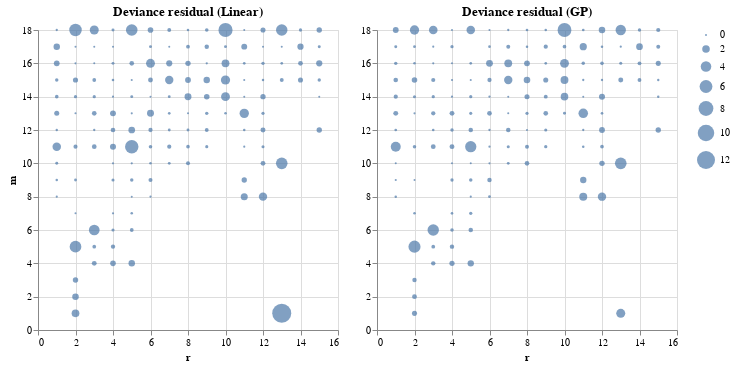

Notebook source saved alongside this figure:
### Code cell
scatter_gp = alt.Chart(data_long, title="Deviance residual (GP)").mark_circle().encode(
    x = alt.X('r'),
    y = alt.Y('m', title=""),
    size=alt.Size('gp_dev', title=""),
    #size = alt.Size('gp_latent', scale=alt.Scale(domain=[1.0, 10.0])),
    tooltip=['gp_latent', 'linear_latent']
).properties(
    height = 300,
    width=300
)

scatter_lin = alt.Chart(data_long, title="Deviance residual (Linear)").mark_circle().encode(
    x = alt.X('r'),
    y = alt.Y('m'),
    size=alt.Size('lin_dev', title=""),
    tooltip=['gp_latent', 'linear_latent']
).properties(
    height = 300,
    width=300
)


scatter_lin | scatter_gp

### Figure 1 — Vega-Lite specification as saved in the notebook (floating-point values rounded to 4 significant figures; data arrays with more than 128 entries replaced by an {"elided": "..."} marker saying what was removed)
{"$schema": "https://vega.github.io/schema/vega-lite/v2.6.0.json", "config": {"view": {"height": 300, "width": 400}}, "datasets": {"data-1799e79ca1ec968b0b07682fdbe2791a": {"elided": "270 records"}}, "hconcat": [{"data": {"name": "data-1799e79ca1ec968b0b07682fdbe2791a"}, "encoding": {"size": {"field": "lin_dev", "title": "", "type": "quantitative"}, "tooltip": [{"field": "gp_latent", "type": "quantitative"}, {"field": "linear_latent", "type": "quantitative"}], "x": {"field": "r", "type": "quantitative"}, "y": {"field": "m", "type": "quantitative"}}, "height": 300, "mark": "circle", "title": "Deviance residual (Linear)", "width": 300}, {"data": {"name": "data-1799e79ca1ec968b0b07682fdbe2791a"}, "encoding": {"size": {"field": "gp_dev", "title": "", "type": "quantitative"}, "tooltip": [{"field": "gp_latent", "type": "quantitative"}, {"field": "linear_latent", "type": "quantitative"}], "x": {"field": "r", "type": "quantitative"}, "y": {"field": "m", "title": "", "type": "quantitative"}}, "height": 300, "mark": "circle", "title": "Deviance residual (GP)", "width": 300}]}
